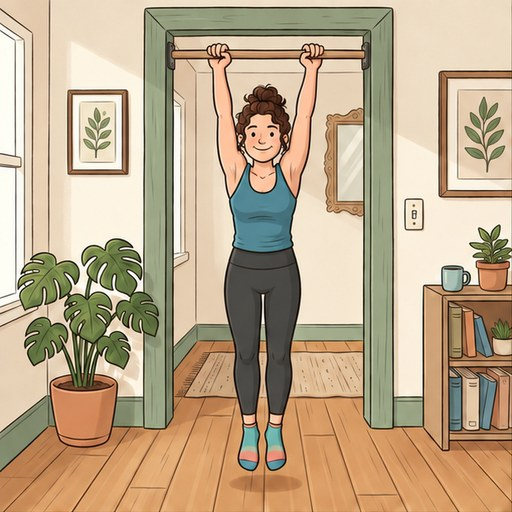
#> input picture web/images/exercises/active_hang.jpg, 512 x 512 px
$ python -i make_animation.py   (imports and definitions only)
#> lines starting #> are read from the running program, lines starting #| are printed output that depends on the picture
#!/usr/bin/env python3
"""
Script to create smooth looping animated WebP and GIF from exercise keyframes.
Interpolates between keyframes with realistic exercise tempo.
"""

import os
import sys
from PIL import Image

def create_exercise_animation(
    keyframes,
    output_webp,
    output_gif=None,
    size=(512, 512),
    transition_steps=3,
    step_duration_ms=90,
    hold_extremes_ms=(500, 450),
    webp_quality=80
):
    """
    keyframes: list of PIL Images or file paths in forward order:
      e.g. [start_pose, peak_pose] or [start_pose, mid_pose, bottom_pose]
    The script builds a full cycle:
      start -> (transitions) -> peak/bottom -> (transitions) -> start
    """
    loaded = []
    for k in keyframes:
        if isinstance(k, str):
            im = Image.open(k).convert('RGB')
        else:
            im = k.convert('RGB')
        if im.size != size:
            im = im.resize(size, Image.Resampling.LANCZOS)
        loaded.append(im)

    if len(loaded) < 2:
        raise ValueError("At least 2 keyframes required for animation")

    frames = []
    durations = []

    def add_tween(im_a, im_b, steps, dur):
        for i in range(steps):
            alpha = (i + 1) / (steps + 1)
            frames.append(Image.blend(im_a, im_b, alpha))
            durations.append(dur)

    # Forward pass through keyframes
    for i in range(len(loaded) - 1):
        if i == 0:
            frames.append(loaded[i])
            durations.append(hold_extremes_ms[0])
        else:
            frames.append(loaded[i])
            durations.append(step_duration_ms + 30)

        add_tween(loaded[i], loaded[i+1], transition_steps, step_duration_ms)

    # Peak / Bottom hold
    frames.append(loaded[-1])
    durations.append(hold_extremes_ms[1])

    # Backward pass back to start
    for i in range(len(loaded) - 1, 0, -1):
        add_tween(loaded[i], loaded[i-1], transition_steps, step_duration_ms)
        if i > 1:
            frames.append(loaded[i-1])
            durations.append(step_duration_ms + 30)

    # Save Animated WebP
    os.makedirs(os.path.dirname(os.path.abspath(output_webp)), exist_ok=True)
    frames[0].save(
        output_webp,
        save_all=True,
        append_images=frames[1:],
        duration=durations,
        loop=0,
        quality=webp_quality,
        method=6
    )
    print(f"Saved Animated WebP: {output_webp} ({len(frames)} frames, {os.path.getsize(output_webp)/1024:.1f} KB)")

    # Save Animated GIF if requested
    if output_gif:
        os.makedirs(os.path.dirname(os.path.abspath(output_gif)), exist_ok=True)
        frames[0].save(
            output_gif,
            save_all=True,
            append_images=frames[1:],
            duration=durations,
            loop=0,
            optimize=True
        )
        print(f"Saved Animated GIF: {output_gif} ({os.path.getsize(output_gif)/1024:.1f} KB)")

    return len(frames)

# [8 lines not run here, left out]

>>> import cv2
>>> picture = cv2.imread('../web/images/exercises/active_hang.jpg', cv2.IMREAD_GRAYSCALE)
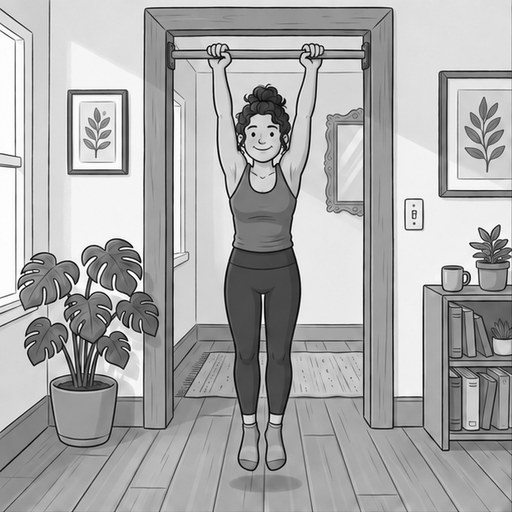
#> picture: shape (512, 512); min 0, max 255, mean 170.9
>>> result = create_exercise_animation(picture, 'out.png')
#> (the run stopped early here; a loop or call above may not have finished)

$ run again, on web/images/exercises/band_seated_row.jpg
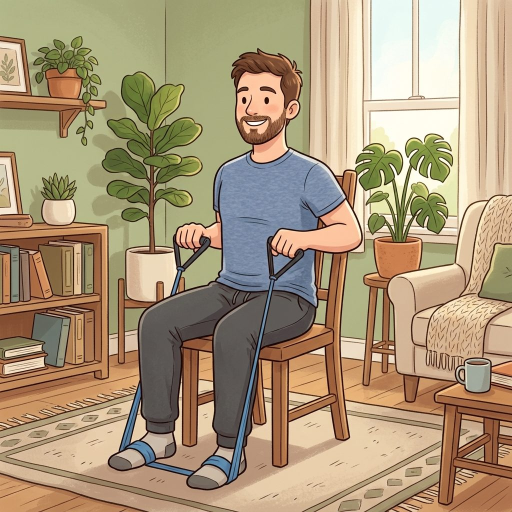
#> input picture web/images/exercises/band_seated_row.jpg, 1024 x 1024 px (shown at 1/2 size)
#> `picture = cv2.imread('../web/images/exercises/active_hang.jpg', cv2.IM..`:
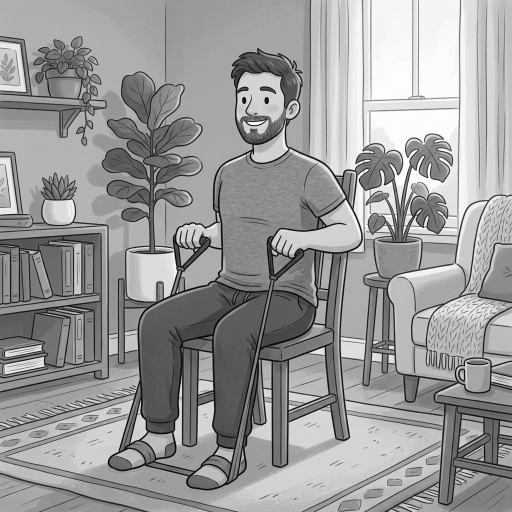
#> picture: shape (1024, 1024) (shown at 1/2 size); min 0, max 255, mean 153.6

$ run again, on web/images/exercises/box_squat_touch.jpg
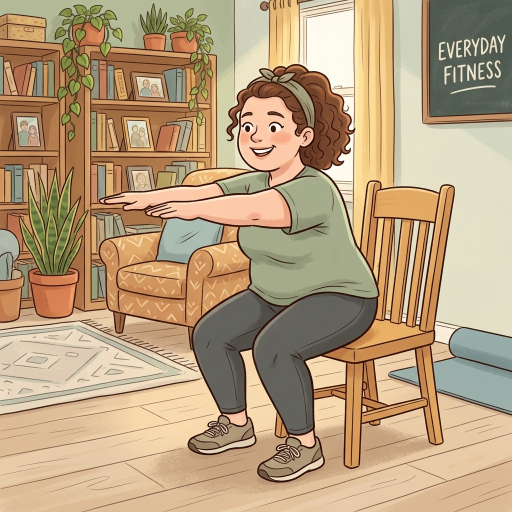
#> input picture web/images/exercises/box_squat_touch.jpg, 1024 x 1024 px (shown at 1/2 size)
#> `picture = cv2.imread('../web/images/exercises/active_hang.jpg', cv2.IM..`:
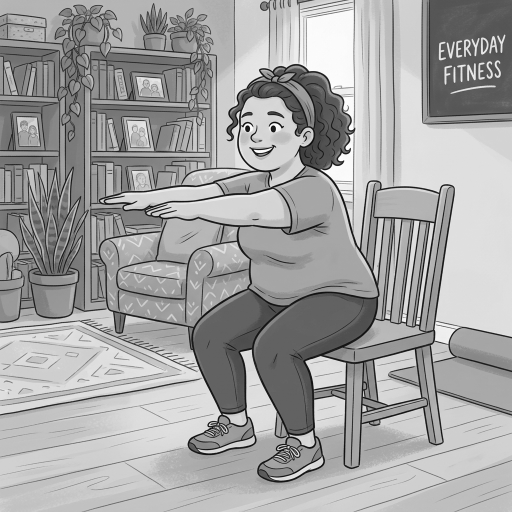
#> picture: shape (1024, 1024) (shown at 1/2 size); min 6, max 255, mean 162.8

$ run again, on web/images/exercises/burpees_clean.jpg
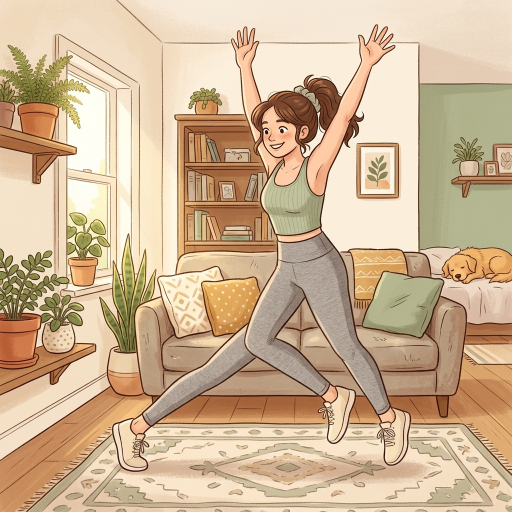
#> input picture web/images/exercises/burpees_clean.jpg, 1024 x 1024 px (shown at 1/2 size)
#> `picture = cv2.imread('../web/images/exercises/active_hang.jpg', cv2.IM..`:
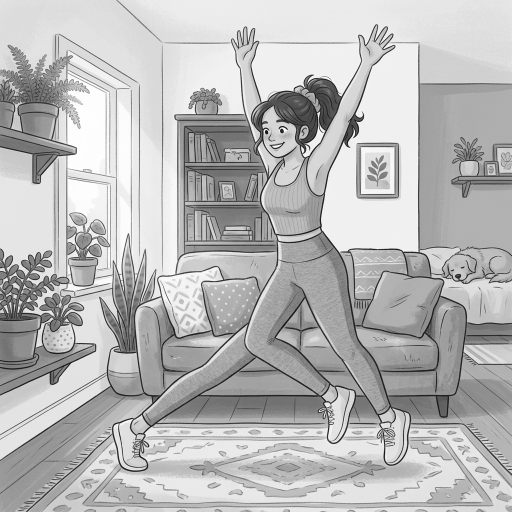
#> picture: shape (1024, 1024) (shown at 1/2 size); min 7, max 255, mean 184.1
